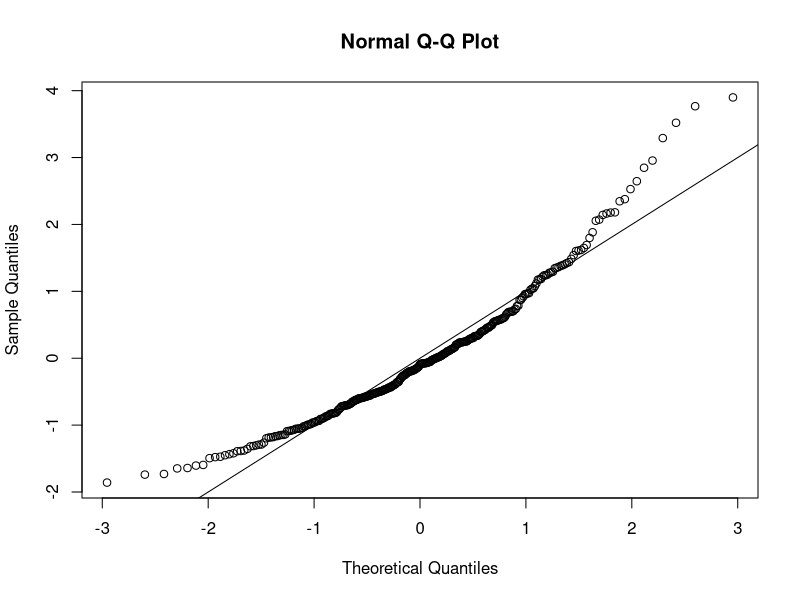
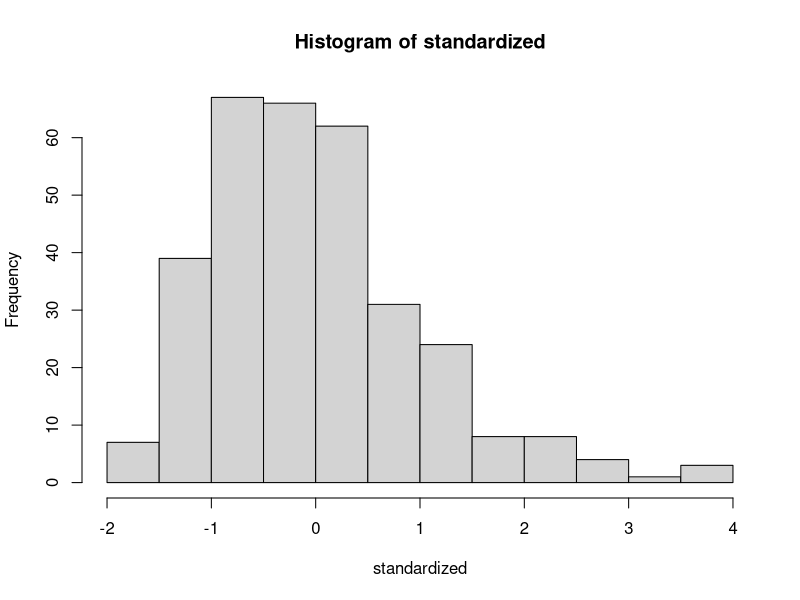
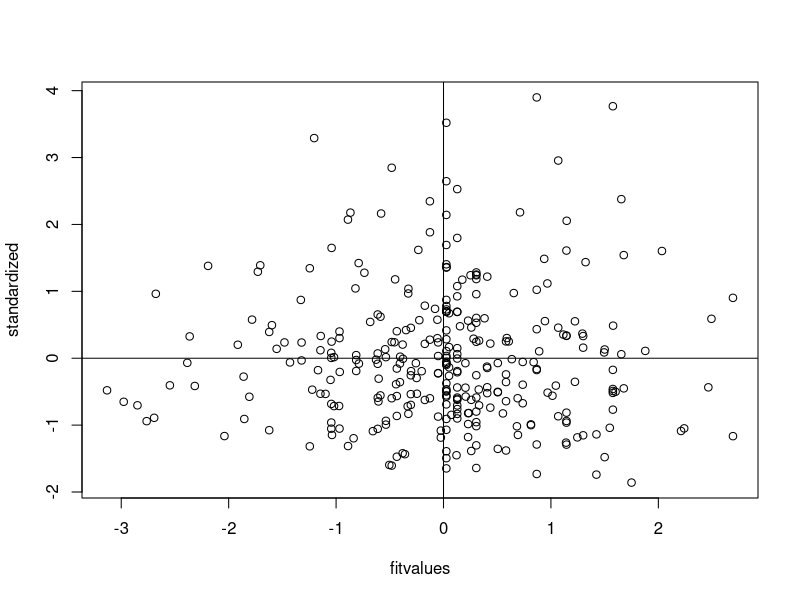

These charts were generated, in order, by the following R code:
setwd("E:/GA/Scales")
master = read.csv("Meaning_Scales_LifeEngagementTest.csv")
summary(master)

##Reverse Code. 
library(car)
master$Q94_1 = recode(master$Q94_1, "1='5'; 2='4'; 3='3'; 4='2'; 5='1'")
master$Q94_3 = recode(master$Q94_3, "1='5'; 2='4'; 3='3'; 4='2'; 5='1'")
master$Q94_5 = recode(master$Q94_5, "1='5'; 2='4'; 3='3'; 4='2'; 5='1'")

####DATA SCREENING####

##Missing Data##
library(mice)
percentmiss = function(x){ sum(is.na(x))/length(x) *100 }

##Going by rows ONLY
##here I excluded the first two columns because they were 
##included for everyone as IDs, so I don't want to count that
##as part of the percent toward what they did
notypos = master
missing = apply(notypos[ , 3:8], 1, percentmiss) 
table(missing)

##replace only the data that you should
replacepeople = notypos[ missing <= 5 , ]  
dontpeople = notypos[ missing > 5 , ]

##figure out the columns to exclude (survey data)
apply(replacepeople, 2, percentmiss)
replacecolumn = replacepeople[ , -c(1,2,9)]
dontcolumn = replacepeople[ , c(1,2,9)]

nomiss = replacepeople

##Outliers##
mahal = mahalanobis(nomiss[ , -c(1,2,9)], 
                    colMeans(nomiss[ , -c(1,2,9)], na.rm = TRUE),
                    cov(nomiss[ , -c(1,2,9)], use="pairwise.complete.obs"))

summary(mahal)
cutoff = qchisq(.999,ncol(nomiss[ , -c(1,2,9)])) 
summary(mahal < cutoff)
noout = nomiss[ mahal < cutoff, ]

##additivity: correlations
correlations = cor(noout[,-c(1,2,9)], use="pairwise.complete.obs")
symnum(correlations)

##make the random stuff
random = rchisq(nrow(noout), 7)
##be sure here not to include the ID columns!
fake = lm(random~., data=noout[ , -c(1:2,9)])

##get the linearity plot
##create the standardized residuals
standardized = rstudent(fake)
qqnorm(standardized)
abline(0,1)

##multivariate normality
hist(standardized, breaks=15)

##homogeneity and homoscedaticity
fitvalues = scale(fake$fitted.values)
plot(fitvalues, standardized) 
abline(0,0)
abline(v = 0)

##Scoring
LET <- rowSums(noout[, c(3:8)])
LET
